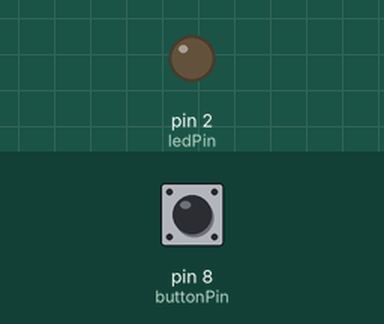
The sketch below on a simulated Arduino Uno, built with avr-gcc and run on an emulated ATmega328P. On the bench: output pins drawn as LEDs (lit = HIGH). Inputs (shaded band) come from the test bench; at power-on: pin 8 (buttonPin) HIGH.

Above: at 1.2 s.
1.3 s: pin 8 (buttonPin) pulled LOW for 0.15 s
At 1.37 s:
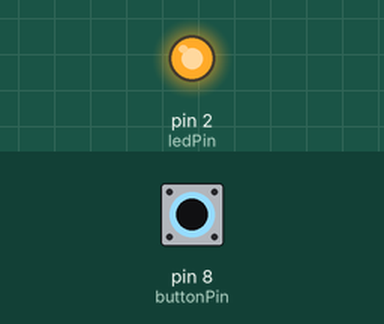
2.9 s: pin 8 (buttonPin) pulled LOW for 3.2 s
At 7.3 s:
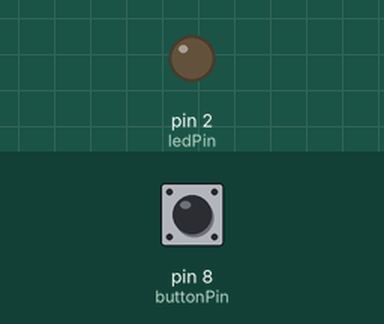
Timing chart, 0 to 8.8 s (numbered marks = the images above; inputs shaded):
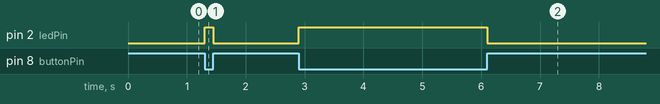

The sketch:

inputPullup.ino
```cpp
// C++ code
int buttonPin = 8 ;
int ledPin = 2 ;

void setup() {
  pinMode(buttonPin , INPUT_PULLUP);
  pinMode(ledPin , OUTPUT);
}

void loop() {
  int buttonState = digitalRead(buttonPin);

  if (buttonState == LOW) {
    digitalWrite(ledPin , HIGH);
  } else {
    digitalWrite(ledPin , LOW);
  }
}
```

Measured:
- after the input at 1.3 s, pin 2 (ledPin): LOW → HIGH at once, → LOW 0.15 s later
- after the input at 2.9 s, pin 2 (ledPin): LOW → HIGH at once, → LOW 3.2 s later
